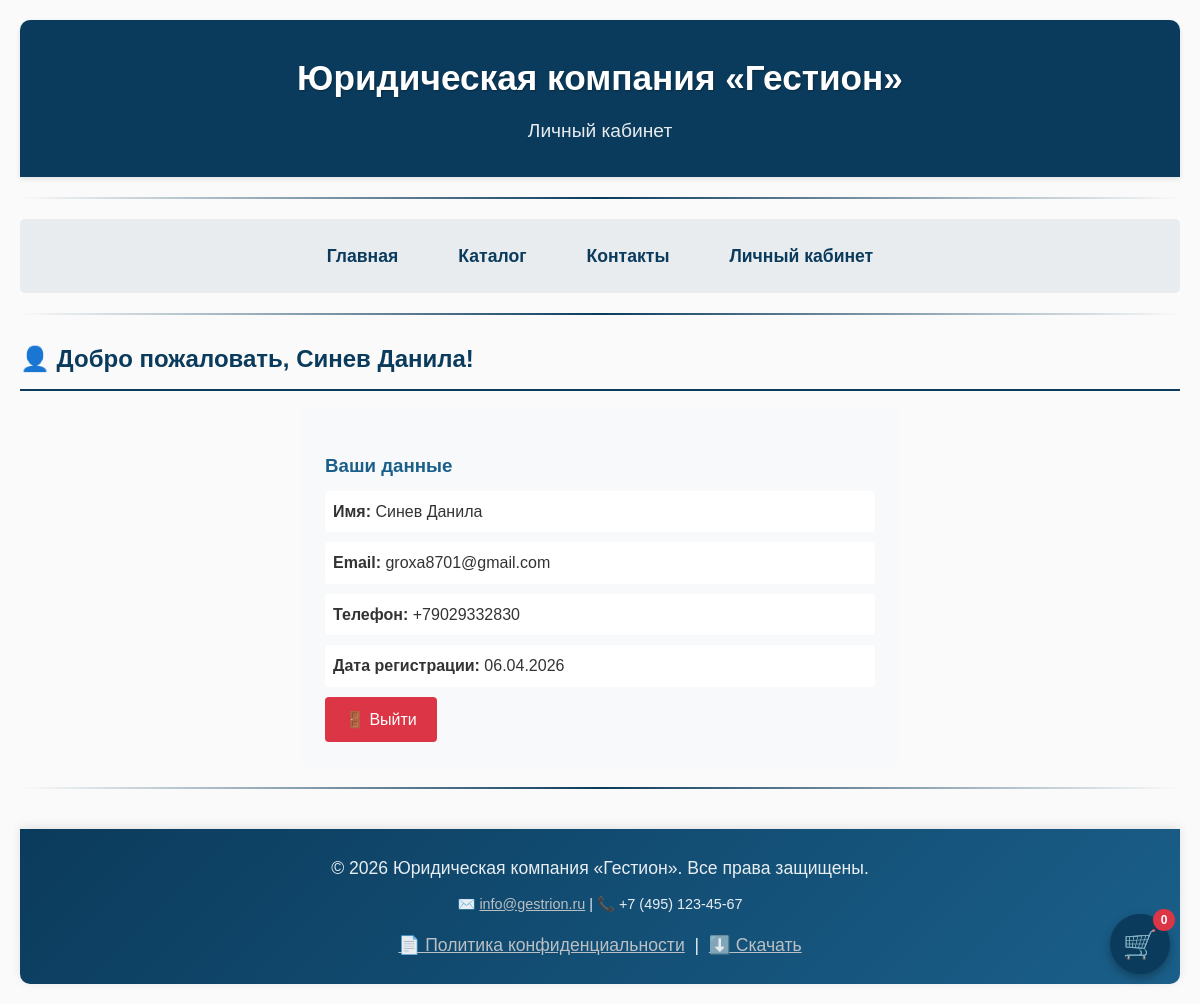
Screenshot of /cabinet.php (signed in) with the database file from the repository.
### tables this page shows
CREATE TABLE `users` (
  `id` int(11) NOT NULL,
  `name` varchar(255) NOT NULL,
  `email` varchar(255) NOT NULL,
  `phone` varchar(50) DEFAULT NULL,
  `password` varchar(255) NOT NULL,
  `reg_date` datetime NOT NULL
);

### cabinet.php (the view, shortened to what this page needs)
<?php
require_once 'db.php';
$user_id = $_SESSION['user_id'];
$user_name = $_SESSION['user_name'];
$sql = "SELECT * FROM users WHERE id = $user_id";
$result = $conn->query($sql);
$user = $result->fetch_assoc();
?>
<!DOCTYPE html>
<html lang="ru">
<head>
    <link rel="stylesheet" href="style.css">
</head>
<body data-user-id="<?php echo $user_id; ?>">
    <header>
        <h1>Юридическая компания «Гестион»</h1>
        <p>Личный кабинет</p>
    </header>
    <hr>
    <nav>
        <ul>
            <li><a href="index.php">Главная</a></li>
            <li><a href="catalog_db.php">Каталог</a></li>
            <li><a href="contacts.php">Контакты</a></li>
            <li><a href="cabinet.php">Личный кабинет</a></li>
        </ul>
    </nav>
    <hr>
    <main>
        <h2>👤 Добро пожаловать, <?php echo htmlspecialchars($user_name); ?>!</h2>
        <div class="cabinet-info">
            <h3>Ваши данные</h3>
            <p><strong>Имя:</strong> <?php echo htmlspecialchars($user['name']); ?></p>
            <p><strong>Email:</strong> <?php echo htmlspecialchars($user['email']); ?></p>
            <p><strong>Телефон:</strong> <?php echo htmlspecialchars($user['phone']) ?: 'не указан'; ?></p>
            <p><strong>Дата регистрации:</strong> <?php echo date('d.m.Y', strtotime($user['reg_date'])); ?></p>
            <a href="logout.php" class="logout-btn">🚪 Выйти</a>
        </div>
    </main>
    <hr>
    <footer>
        <p>&copy; 2026 Юридическая компания «Гестион». Все права защищены.</p>
        <p style="margin-top:10px; font-size:0.9em;">
            ✉️ <a href="mailto:info@gestrion.ru" style="color:#ccc;">info@gestrion.ru</a> |
            📞 +7 (495) 123-45-67
        </p>
        <p style="margin-top:15px;">
            <a href="#" onclick="window.open('privacy.txt', '_blank', 'width=700,height=500,resizable=1,toolbar=1'); return false;" style="color:#ccc;">📄 Политика конфиденциальности</a>
            &nbsp;|&nbsp;
            <a href="privacy.txt" download style="color:#ccc;">⬇️ Скачать</a>
        </p>
    </footer>
    <button class="cart-btn" id="cartBtn">🛒<span class="cart-count" id="cartCount">0</span></button>
</body>
</html>

### style.css (style rules this page uses)
* { margin: 0; padding: 0; box-sizing: border-box; }
body { font-family: Arial, sans-serif; line-height: 1.6; color: #333; max-width: 1200px; margin: 0 auto; padding: 20px; background-color: #fafafa; }
header { background-color: #0b3b5c; color: white; padding: 30px 20px; text-align: center; border-radius: 10px 10px 0 0; box-shadow: 0 2px 5px rgba(0,0,0,0.1); }
header h1 { font-size: 2.2em; margin-bottom: 10px; text-shadow: 1px 1px 2px rgba(0,0,0,0.3); }
header p { font-size: 1.2em; opacity: 0.9; }
nav ul { list-style: none; display: flex; justify-content: center; gap: 30px; padding: 15px; background-color: #e9ecef; border-radius: 5px; margin: 20px 0; }
nav ul li a { text-decoration: none; color: #0b3b5c; font-weight: bold; font-size: 1.1em; padding: 8px 15px; border-radius: 4px; transition: all 0.3s ease; }
hr { margin: 20px 0; border: none; height: 2px; background: linear-gradient(to right, transparent, #0b3b5c, transparent); }
h2 { color: #0b3b5c; margin: 25px 0 15px; padding-bottom: 10px; border-bottom: 2px solid #0b3b5c; }
h3 { color: #1a5f8a; margin: 20px 0 10px; }
ul, ol { margin: 15px 0 20px 30px; }
ul li, ol li { margin: 8px 0; }
ul { list-style-type: square; }
footer { text-align: center; padding: 25px; background: linear-gradient(135deg, #0b3b5c, #1a5f8a); color: white; border-radius: 0 0 10px 10px; margin-top: 40px; box-shadow: 0 -2px 10px rgba(0,0,0,0.1); }
footer p { font-size: 1.1em; opacity: 0.9; }
.cart-btn { position: fixed; bottom: 30px; right: 30px; width: 60px; height: 60px; background-color: #0b3b5c; border-radius: 50%; display: flex; align-items: center; justify-content: center; cursor: pointer; box-shadow: 0 4px 10px rgba(0,0,0,0.3); transition: transform 0.2s; z-index: 1000; border: none; color: white; font-size: 28px; }
.cart-count { position: absolute; top: -5px; right: -5px; background-color: #dc3545; color: white; border-radius: 50%; width: 22px; height: 22px; font-size: 12px; display: flex; align-items: center; justify-content: center; font-weight: bold; }

### cabinet.php (style rules this page uses)
.cabinet-info { background:#f8f9fa; padding:25px; border-radius:10px; max-width:600px; margin:0 auto; }
.cabinet-info p { margin:10px 0; padding:8px; background:white; border-radius:4px; }
.logout-btn { background:#dc3545; color:white; border:none; padding:10px 20px; border-radius:4px; cursor:pointer; text-decoration:none; display:inline-block; }

### rows the page displays
users: name "Синев Данила", email "groxa8701@gmail.com", phone "+79029332830", reg_date "06.04.2026"

### other values shown
$user_name "Синев Данила"
